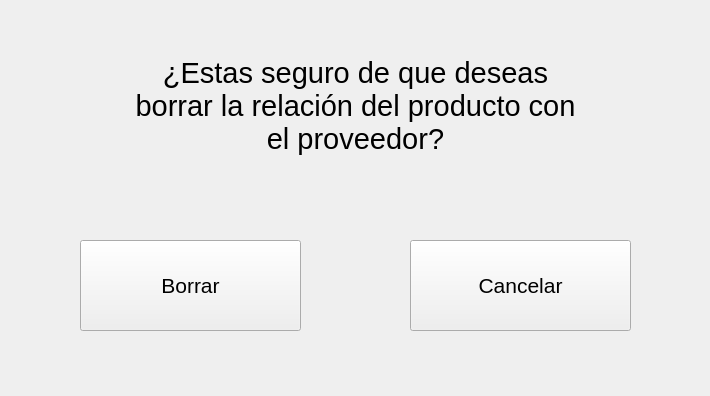
<?xml version="1.0" encoding="UTF-8"?>
<ui version="4.0">
 <class>MainWindow</class>
 <widget class="QMainWindow" name="MainWindow">
  <property name="enabled">
   <bool>true</bool>
  </property>
  <property name="geometry">
   <rect>
    <x>0</x>
    <y>0</y>
    <width>710</width>
    <height>396</height>
   </rect>
  </property>
  <property name="windowTitle">
   <string>MainWindow</string>
  </property>
  <widget class="QWidget" name="centralwidget">
   <widget class="QLabel" name="label_3">
    <property name="geometry">
     <rect>
      <x>850</x>
      <y>30</y>
      <width>191</width>
      <height>111</height>
     </rect>
    </property>
    <property name="font">
     <font>
      <pointsize>16</pointsize>
     </font>
    </property>
    <property name="text">
     <string/>
    </property>
    <property name="pixmap">
     <pixmap>:/prefijoNuevo/s.png</pixmap>
    </property>
    <property name="scaledContents">
     <bool>true</bool>
    </property>
   </widget>
   <widget class="QPushButton" name="pushButton_5">
    <property name="geometry">
     <rect>
      <x>80</x>
      <y>240</y>
      <width>221</width>
      <height>91</height>
     </rect>
    </property>
    <property name="font">
     <font>
      <pointsize>16</pointsize>
     </font>
    </property>
    <property name="text">
     <string>Borrar</string>
    </property>
   </widget>
   <widget class="QPushButton" name="pushButton_6">
    <property name="geometry">
     <rect>
      <x>410</x>
      <y>240</y>
      <width>221</width>
      <height>91</height>
     </rect>
    </property>
    <property name="font">
     <font>
      <pointsize>16</pointsize>
     </font>
    </property>
    <property name="text">
     <string>Cancelar</string>
    </property>
   </widget>
   <widget class="QLabel" name="label_2">
    <property name="geometry">
     <rect>
      <x>40</x>
      <y>30</y>
      <width>631</width>
      <height>151</height>
     </rect>
    </property>
    <property name="font">
     <font>
      <pointsize>22</pointsize>
     </font>
    </property>
    <property name="layoutDirection">
     <enum>Qt::LeftToRight</enum>
    </property>
    <property name="text">
     <string>¿Estas seguro de que deseas
borrar la relación del producto con
el proveedor?</string>
    </property>
    <property name="alignment">
     <set>Qt::AlignCenter</set>
    </property>
   </widget>
  </widget>
 </widget>
 <resources>
  <include location="../img/logo.qrc"/>
 </resources>
 <connections/>
</ui>
